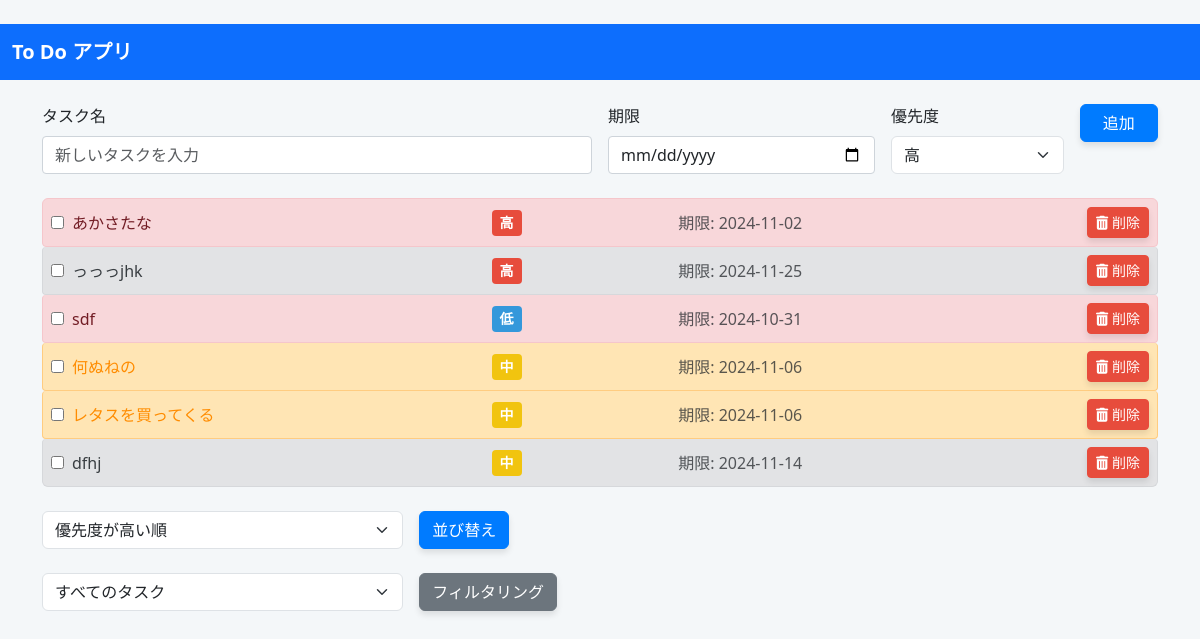
The page / on the database its author committed.
### app.py (models this page shows)
class Task(db.Model):
    id = db.Column(db.Integer, primary_key=True)
    name = db.Column(db.String(100), nullable=False)
    complete = db.Column(db.Boolean, default=False)
    deadline = db.Column(db.Date, nullable=True)
    priority = db.Column(db.String(10), nullable=True)

### app.py (the view, shortened to what this page needs)
@app.route('/', methods=['GET', 'POST'])
def index():
    sort_by = request.args.get('sort_by', 'priority_high')
    filter_by = request.args.get('filter_by', 'all')
    if sort_by == 'priority_high':
        query = Task.query.order_by(Task.priority.desc(), Task.deadline.asc())
    elif sort_by == 'priority_low':
        query = Task.query.order_by(Task.priority.asc(), Task.deadline.asc())
    elif sort_by == 'date_new':
        query = Task.query.order_by(Task.deadline.desc())
    elif sort_by == 'date_old':
        query = Task.query.order_by(Task.deadline.asc())
    else:
        query = Task.query
    if filter_by == 'high_priority':
        query = query.filter(Task.priority == '高')
    elif filter_by == 'low_priority':
        query = query.filter(Task.priority == '低')
    elif filter_by == 'complete':
        query = query.filter(Task.complete == True)
    elif filter_by == 'incomplete':
        query = query.filter(Task.complete == False)
    tasks = query.all()
    today = datetime.today().date()
    for task in tasks:
        if task.deadline:
            if task.deadline < today:
                task.status = 'overdue'  # 期限切れ
            elif task.deadline == today:
                task.status = 'due_today'  # 今日が期限
            elif task.deadline <= today + timedelta(days=1):
                task.status = 'due_soon'  # 期限が近い
            else:
                task.status = 'normal'  # 通常の状態
        else:
            task.status = 'no_deadline'  # 期限が設定されていない
    reminders = [task for task in tasks if task.deadline and task.deadline <= today and not task.complete]
    return render_template('index.html', tasks=tasks, reminders=reminders, sort_by=sort_by, filter_by=filter_by)

### templates/index.html (shortened to what this page needs)
<!DOCTYPE html>
<html lang="ja">
<head>
    <link href="https://cdn.jsdelivr.net/npm/bootstrap@5.3.0-alpha1/dist/css/bootstrap.min.css" rel="stylesheet">
    <link rel="stylesheet" href="https://cdnjs.cloudflare.com/ajax/libs/font-awesome/6.0.0-beta3/css/all.min.css">
</head>
<body>
<nav class="navbar navbar-expand-lg navbar-dark bg-primary">
    <div class="container-fluid">
        <a class="navbar-brand" href="#">To Do アプリ</a>
    </div>
</nav>
<div class="container mt-4">
    <form action="/" method="POST" class="row g-3">
        <div class="col-12 col-md-6">
            <label for="task" class="form-label">タスク名</label>
            <input type="text" name="task" class="form-control" placeholder="新しいタスクを入力">
        </div>
        <div class="col-12 col-md-3">
            <label for="deadline" class="form-label">期限</label>
            <input type="date" name="deadline" class="form-control">
        </div>
        <div class="col-12 col-md-2">
            <label for="priority" class="form-label">優先度</label>
            <select name="priority" class="form-select">
                <option value="高">高</option>
            </select>
        </div>
        <div class="col-12 col-md-1">
            <button type="submit" class="btn btn-primary w-100">追加</button>
        </div>
    </form>
</div>
<div class="container mt-4">
    <ul class="list-group">
        {% for task in tasks %}
            <li class="list-group-item {{
                'task-overdue' if task.status == 'overdue' else
                'task-due-today' if task.status == 'due_today' else
                'task-due-soon' if task.status == 'due_soon' else
                'task-normal' }}">
                <div class="row align-items-center">
                    <div class="col-12 col-md-4 d-flex align-items-center">
                        <input type="checkbox" onchange="location.href='/complete/{{ task.id }}'" {% if task.complete %}checked{% endif %} class="me-2">
                        <span class="{{ 'task-complete' if task.complete else '' }}">
                            {{ task.name }}
                        </span>
                    </div>
                    <div class="col-12 col-md-2 text-md-center mt-2 mt-md-0">
                        {% if task.priority == '高' %}
                            <span class="label-high">高</span>
                        {% elif task.priority == '中' %}
                            <span class="label-medium">中</span>
                        {% elif task.priority == '低' %}
                            <span class="label-low">低</span>
                        {% endif %}
                    </div>
                    <div class="col-12 col-md-3 text-md-center text-muted mt-2 mt-md-0">
                        {% if task.deadline %}
                            期限: {{ task.deadline }}
                        {% endif %}
                    </div>
                    <div class="col-12 col-md-3 text-md-end mt-2 mt-md-0">
                        <a href="#" class="btn btn-danger btn-sm" data-bs-toggle="modal" data-bs-target="#deleteModal" onclick="setDeleteUrl('/delete/{{ task.id }}')">
                            <i class="fas fa-trash-alt"></i> 削除
                        </a>
                    </div>
                </div>
            </li>
        {% endfor %}
    </ul>
</div>
<div class="container mt-4">
    <form action="/" method="GET" class="row g-3">
        <div class="col-md-4">
            <select name="sort_by" class="form-select">
                <option value="priority_high" {% if sort_by == 'priority_high' %}selected{% endif %}>優先度が高い順</option>
            </select>
        </div>
        <div class="col-md-2">
            <button type="submit" class="btn btn-primary">並び替え</button>
        </div>
    </form>
</div>
<div class="container mt-4">
    <form action="/" method="GET" class="row g-3">
        <div class="col-md-4">
            <select name="filter_by" class="form-select">
                <option value="all" {% if filter_by == 'all' %}selected{% endif %}>すべてのタスク</option>
            </select>
        </div>
        <div class="col-md-2">
            <button type="submit" class="btn btn-secondary">フィルタリング</button>
        </div>
    </form>
</div>

### templates/index.html (style rules this page uses)
body { background-color: #f4f7f9; }
.navbar { background-color: #343a40; }
.navbar-brand { color: #ffffff; font-weight: bold; }
.btn-primary { background-color: #007bff; border-color: #007bff; }
.btn-danger { background-color: #e74c3c; border-color: #e74c3c; }
.form-control { border-radius: 0.25rem; border-color: #ced4da; }
.list-group-item { background-color: #ffffff; border: 1px solid #ced4da; border-radius: 0.25rem; }
.label-high { background-color: #e74c3c; color: white; font-weight: bold; padding: 0.2rem 0.5rem; border-radius: 0.25rem; font-size: 0.875rem; }
.label-medium { background-color: #f1c40f; color: white; font-weight: bold; padding: 0.2rem 0.5rem; border-radius: 0.25rem; font-size: 0.875rem; }
.label-low { background-color: #3498db; color: white; font-weight: bold; padding: 0.2rem 0.5rem; border-radius: 0.25rem; font-size: 0.875rem; }
.btn { box-shadow: 0 4px 6px rgba(0, 0, 0, 0.1); transition: box-shadow 0.3s ease-in-out; }
.task-overdue { background-color: #f8d7da; color: #721c24; border: 1px solid #f5c6cb; padding: 0.5rem; border-radius: 0.25rem; }
.task-due-soon { background-color: #ffe5b4; color: #ff8c00; border: 1px solid #ffcc80; padding: 0.5rem; border-radius: 0.25rem; }
.task-normal { background-color: #e2e3e5; color: #383d41; border: 1px solid #d6d8db; padding: 0.5rem; border-radius: 0.25rem; }

### rows shown on the page
Task: name "あかさたな", priority "高", deadline "2024-11-02"
Task: name "っっっjhk", priority "高", deadline "2024-11-25"
Task: name "sdf", priority "低", deadline "2024-10-31"
Task: name "何ぬねの", priority "中", deadline "2024-11-06"
Task: name "レタスを買ってくる", priority "中", deadline "2024-11-06"
Task: name "dfhj", priority "中", deadline "2024-11-14"
